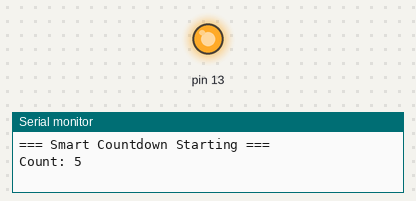
Simulated run of this sketch. Board: Arduino Uno, built with avr-gcc and run on an emulated ATmega328P. On the bench: output pins drawn as LEDs (lit = HIGH), the last lines printed to the serial monitor.

Above: at 0.1 s.
At 29.1 s:
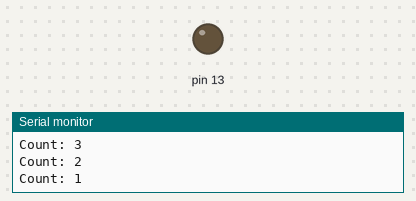
Timing chart, 0 to 30.6 s (numbered marks = the images above):
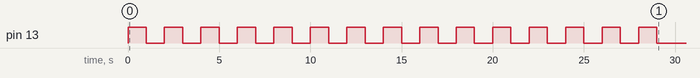

The sketch:

Assignment1.ino
```cpp
int startValue = 5;

void flashLED(int times){
  for (int read= 0; read< times; read++){
    digitalWrite(13,1);
    delay(1000);
    digitalWrite(13,0);
    delay(1000);
  }
}

void setup(){
  Serial.begin(9600);
  pinMode(13,OUTPUT);

  Serial.println("=== Smart Countdown Starting ===");

  while( startValue >= 1){
    Serial.print("Count: ");
    Serial.println(startValue);
    flashLED(startValue);
    startValue = startValue - 1;
  }
  Serial.println("=== Countdown Complete ===");
}

void loop(){

}
```
